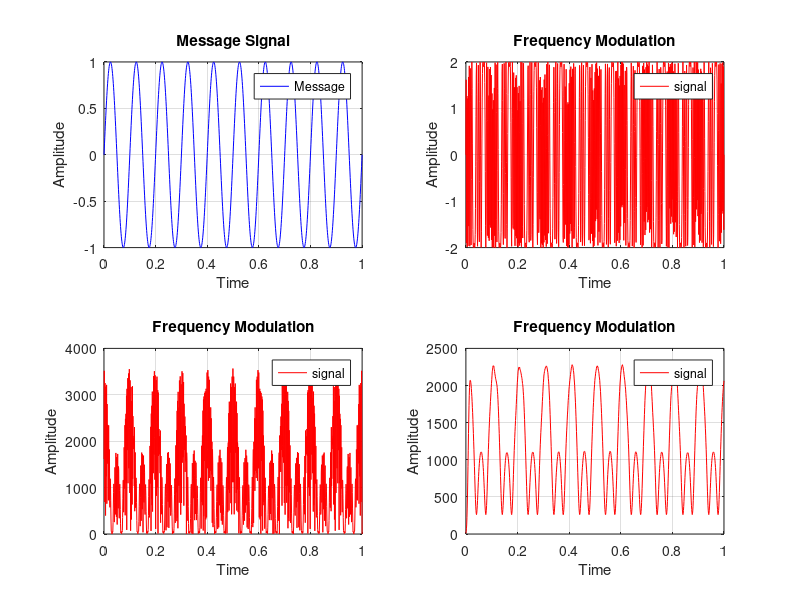

Write MATLAB code to recreate this figure.
pkg load signal;
clear all;
clc;

%time parameter
samling_frequnecy=1000;
TimeAxis=linspace(0,1,1000);

%baseband message
frequency= 10;
Amplitude=1;
message_signal= Amplitude.*sin(2*pi*frequency.*TimeAxis);

%carrier signal
carrier_frequency=100;
Amplitude_carrier=2;
carrier_signal= Amplitude_carrier.*sin(2*pi*carrier_frequency.*TimeAxis);

%frequncy deviation constant for Frequnecy modulation
kf=25;

%Signal After Frequency Modulation.
Modulated_signal=Amplitude_carrier*sin(2*pi*carrier_frequency.*TimeAxis+kf*message_signal);

%demodulation
%Differentiate the modulated signal
demodulated_signal=[diff(Modulated_signal) 0]*samling_frequnecy;

%rectify the demoduled signal for better visibility in filtering
rectifed_signal= abs(demodulated_signal);

%low pass filter
cutoff_freq=20;

%FIR filter
numtaps=20; %the more it increase the more it will be sharper
normalized_cuttoff_freq=cutoff_freq/(samling_frequnecy/2); %normilze cutoff frequency
fir_coeff =fir1(numtaps-1,normalized_cuttoff_freq,'low');

%apply the fir filter to rectified signal
filtered_signal =filter(fir_coeff,1,rectifed_signal); %a is simply 1

%Ploting the graph

%message signal
subplot(2,2,1);
plot(TimeAxis,message_signal,'b');
title('Message Signal');
legend('Message');
xlabel('Time');
ylabel('Amplitude');
grid on;

%carrier signal
%subplot(3,2,2);
%plot(TimeAxis,carrier_signal,'g');
%legend('carrier');
%title('carrier signal');
%xlabel('Time');
%ylabel('Amplitude');
%grid on;

%Modulated signal
subplot(2,2,2);
plot(TimeAxis,Modulated_signal,'r');
title('Frequency Modulation');
legend('signal');
xlabel('Time');
ylabel('Amplitude');
grid on;

%rectifed signal
subplot(2,2,3);
plot(TimeAxis,rectifed_signal,'r');
title('Frequency Modulation');
legend('signal');
xlabel('Time');
ylabel('Amplitude');
grid on;


%Filtered signal
subplot(2,2,4);
plot(TimeAxis,filtered_signal,'r');
title('Frequency Modulation');
legend('signal');
xlabel('Time');
ylabel('Amplitude');
grid on;



